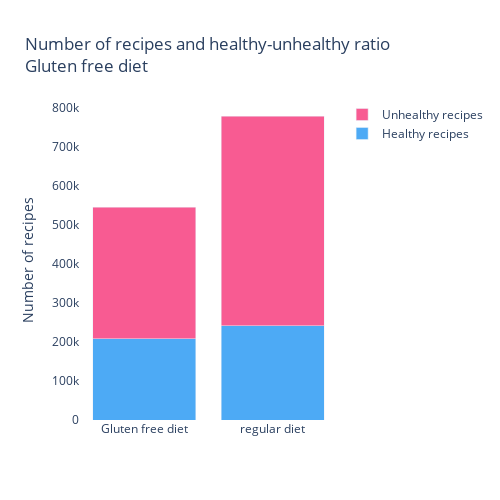

The code cell stored with this chart in its notebook:
### Code cell
import plotly.graph_objects as go
diets=['Gluten free diet', 'regular diet']
numberOfHealthyGlutenFreeRecipes = len(df_ingredients[(df_ingredients["GlutenFree"] == 1) & (df_ingredients["Unhealthy"] == 0)])
numberOfGlutenFreeRecipes = len(df_ingredients[df_ingredients["GlutenFree"] == 1])

numberOfHealthyRecipes = len(df_ingredients[df_ingredients["Unhealthy"] == 0])
numberOfRecipes = len(df_ingredients)

_hover_healthy1 = "Gluten free:<br><br>"
_hover_healthy1 += "Healthy recipes: " + str(numberOfHealthyGlutenFreeRecipes) + "<br>"
_hover_healthy1 += "Total recipes: " + str(numberOfGlutenFreeRecipes) + "<br>"
_hover_healthy1 += "Percentage of healthy recipes: " + str(round(numberOfHealthyGlutenFreeRecipes*100/numberOfGlutenFreeRecipes, 2)) + "%"

_hover_healthy2 = "No diet:<br><br>"
_hover_healthy2 += "Healthy recipes: " + str(numberOfHealthyRecipes) + "<br>"
_hover_healthy2 += "Total recipes: " + str(numberOfRecipes) + "<br>"
_hover_healthy2 += "Percentage of unhealthy recipes: " + str(round(numberOfHealthyRecipes*100/numberOfRecipes, 2)) + "%"

_hover_unhealthy1 = "Gluten free:<br><br>"
_hover_unhealthy1 += "Unhealthy recipes: " + str(numberOfGlutenFreeRecipes - numberOfHealthyGlutenFreeRecipes) + "<br>"
_hover_unhealthy1 += "Total recipes: " + str(numberOfGlutenFreeRecipes) + "<br>"
_hover_unhealthy1 += "Percentage of healthy recipes: " + str(round((numberOfGlutenFreeRecipes - numberOfHealthyGlutenFreeRecipes)*100/numberOfGlutenFreeRecipes, 2)) + "%"

_hover_unhealthy2 = "No diet:<br><br>"
_hover_unhealthy2 += "Unhealthy recipes: " + str(numberOfHealthyRecipes) + "<br>"
_hover_unhealthy2 += "Total recipes: " + str(numberOfRecipes) + "<br>"
_hover_unhealthy2 += "Percentage of unhealthy recipes: " + str(round((numberOfRecipes - numberOfHealthyRecipes)*100/numberOfRecipes, 2)) + "%"

fig = go.Figure(data=[
    go.Bar(
        name='Healthy recipes',
        x=diets,
        y=[numberOfHealthyGlutenFreeRecipes, numberOfHealthyRecipes],
        hovertext=[_hover_healthy1, _hover_healthy2],
        hoverinfo="text",
        marker_color= '#2196f3'
    ),
    go.Bar(
        name='Unhealthy recipes',
        x=diets,
        y=[numberOfGlutenFreeRecipes - numberOfHealthyGlutenFreeRecipes, numberOfRecipes - numberOfHealthyRecipes],
        hovertext=[_hover_unhealthy1, _hover_unhealthy2],
        hoverinfo="text",
        marker_color= '#f73378'
    )
])
fig.update_traces(opacity=0.8)
# Change the bar mode
fig.update_layout(
    title_text='Number of recipes and healthy-unhealthy ratio<br>Gluten free diet',
    barmode='stack',
    width=500,
    height=500,
    plot_bgcolor="white",
)
fig.update_yaxes(title_text='Number of recipes')
fig.show()

### Figure 1 — Plotly figure (JSON) as saved in the notebook; plotly's stock layout.template omitted (floating-point values rounded to 4 significant figures)
{"data": [{"hoverinfo": "text", "hovertext": ["Gluten free:<br><br>Healthy recipes: 208624<br>Total recipes: 545587<br>Percentage of healthy recipes: 38.24%", "No diet:<br><br>Healthy recipes: 241564<br>Total recipes: 779088<br>Percentage of unhealthy recipes: 31.01%"], "marker": {"color": "#2196f3"}, "name": "Healthy recipes", "opacity": 0.8, "type": "bar", "x": ["Gluten free diet", "regular diet"], "y": [208624, 241564]}, {"hoverinfo": "text", "hovertext": ["Gluten free:<br><br>Unhealthy recipes: 336963<br>Total recipes: 545587<br>Percentage of healthy recipes: 61.76%", "No diet:<br><br>Unhealthy recipes: 241564<br>Total recipes: 779088<br>Percentage of unhealthy recipes: 68.99%"], "marker": {"color": "#f73378"}, "name": "Unhealthy recipes", "opacity": 0.8, "type": "bar", "x": ["Gluten free diet", "regular diet"], "y": [336963, 537524]}], "layout": {"barmode": "stack", "height": 500, "plot_bgcolor": "white", "title": {"text": "Number of recipes and healthy-unhealthy ratio<br>Gluten free diet"}, "width": 500, "xaxis": {"autorange": true, "range": [-0.5, 1.5], "type": "category"}, "yaxis": {"autorange": true, "range": [0, 820100.0], "title": {"text": "Number of recipes"}, "type": "linear"}}}
